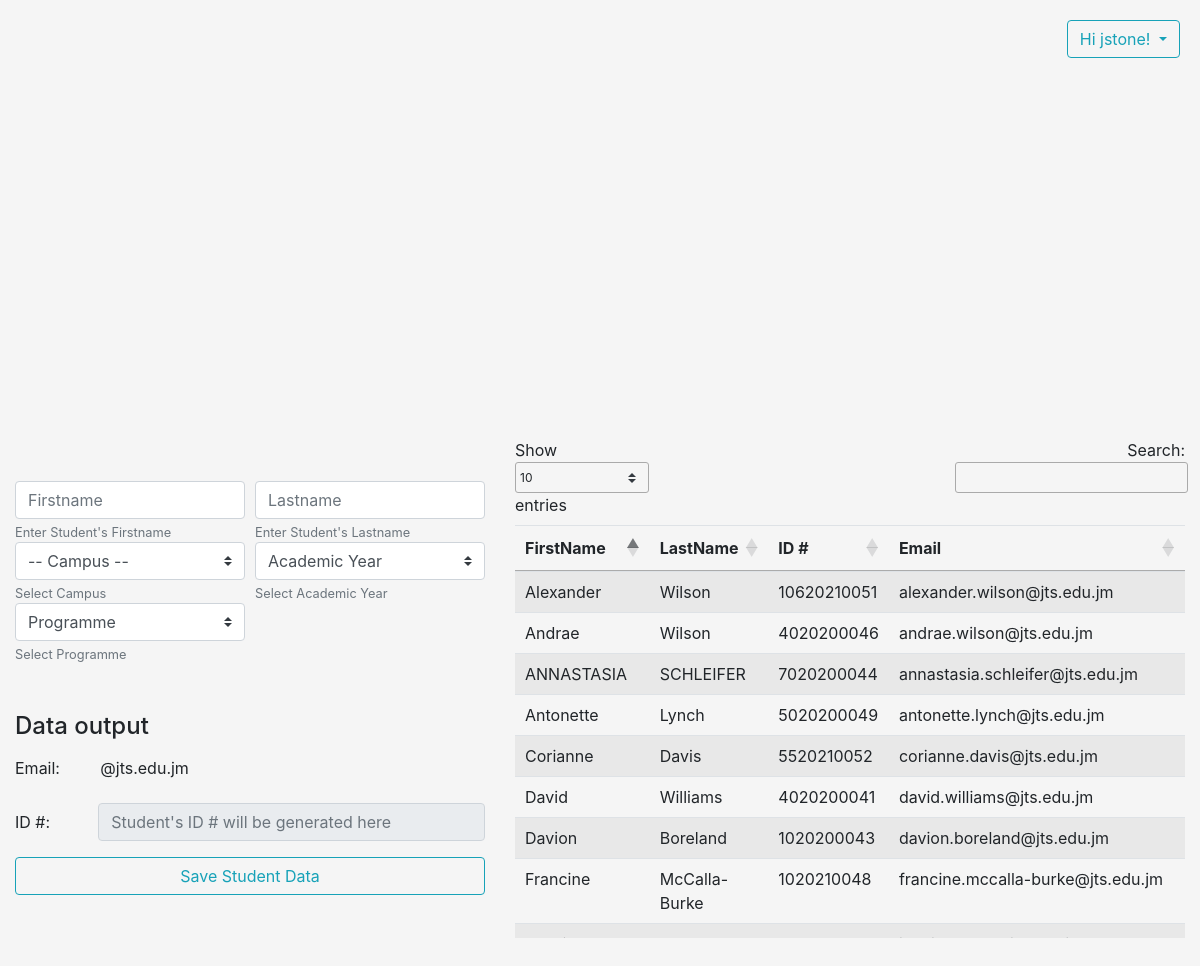
/dashboard.php (signed in), run on the app's committed database.
### tables this page shows
CREATE TABLE `s_data` (
  `id` int(8) NOT NULL,
  `student_id` varchar(16) NOT NULL,
  `firstname` varchar(32) NOT NULL,
  `lastname` varchar(64) NOT NULL,
  `programme` varchar(64) NOT NULL,
  `email` varchar(64) NOT NULL,
  `acad_year` varchar(4) NOT NULL,
  `created_by` varchar(16) NOT NULL,
  `date_created` datetime NOT NULL
);

### dashboard.php (the view, shortened to what this page needs)
<?php include ('header.php'); ?>
<?php include ('nav.php'); ?>
    <div class="container-fluid">
      <div class="row justify-content-center align-items-center">
        <div class="col-5">
          <form action="" method="post" name="genId" id="genId">
            <div class="form-row">
              <div class="col">
                <input type="text" id="fname" name="fname" autocomplete="off" class="form-control" placeholder="Firstname">
                <small id="emailHelp" class="form-text text-muted">Enter Student's Firstname</small>
              </div>
              <div class="col">
                <input type="text" id="lname" autocomplete="off" name="lname" class="form-control" placeholder="Lastname">
                <small id="emailHelp" class="form-text text-muted">Enter Student's Lastname</small>
              </div>
            </div>
            <div class="form-row">
              <div class="col-md-6">
                <select class="custom-select" name="campus" id="campus">
                  <option selected>-- Campus --</option>
                </select>
                <small id="campusHelp" class="form-text text-muted">Select Campus</small>
              </div>
              <div class="col-md-6">
                <select class="custom-select" name="acad_year" id="acad_year">
                  <option selected>Academic Year</option>
                </select>
                <small id="yearHelp" class="form-text text-muted">Select Academic Year</small>
              </div>
              <div class="col-md-6">
                <select class="custom-select" name="prog" id="prog">
                  <option selected>Programme</option>
                </select>
                <small id="programmeHelp" class="form-text text-muted">Select Programme</small>
              </div>
            </div>
            <br/>
            <br/>
            <h4> Data output </h4>
            <div class="form-group row">
              <label for="staticEmail" class="col-sm-2 col-form-label">Email:</label>
              <div class="col-sm-10">
                <input type="text" readonly class="form-control-plaintext" name="staticEmail" id="staticEmail" value="@jts.edu.jm">
              </div>
            </div>
            <div class="form-group row">
              <label for="inputPassword" class="col-sm-2 col-form-label">ID #: </label>
              <div class="col-sm-10">
                <input type="text" class="form-control" name="idNumber" id="idNumber" placeholder="Student's ID # will be generated here" readonly>
              </div>
            </div>
            <button class="btn btn-outline-info btn-block" type="submit" value="submit" name="submit">Save Student Data  </button>
          </form>
        </div>
        <?php
        if ($_SESSION['username'] == 'studreg') {
            echo '<div class="col" hidden style="overflow-y: auto">';
        } else {
          echo '<div class="col" style="overflow-y: auto">';
        }
        ?>
        <div style="height: 500px;">
          <table class="table table-striped" id="s_data">
              <thead>
                <tr>
                  <th scope="col">FirstName</th>
                  <th scope="col">LastName</th>
                  <th scope="col">ID #</th>
                  <th scope="col">Email</th>
                </tr>
              </thead>
              <tbody>
                <?php
                    try {
                      require_once('./engine/connect.php');
                      $sth = $conn->prepare("SELECT * FROM s_data ");
                      $sth->execute();
                      $result = $sth->fetchAll();
                    } catch (\Exception $e) {  }
                    if($sth->rowCount()):
                      foreach($result as $row) {
                ?>
                <tr>
                  <td><?php echo $row['firstname']; ?></td>
                  <td><?php echo $row['lastname']; ?></td>
                  <td><?php echo $row['student_id']; ?></td>
                  <td><?php echo $row['email']; ?></td>
                </tr>
              <?php }  ?>
                 <?php endif; ?>
              </tbody>
            </table>
        </div>
      </div>
    </div>
  </div>
  </body>
</html>

### header.php (shortened to what this page needs)
<!doctype html>
<html lang="en">
  <head>
    <link rel="stylesheet" href="https://stackpath.bootstrapcdn.com/bootstrap/4.1.3/css/bootstrap.min.css">
    <link href="./css/style.css" rel="stylesheet">
    <link rel="stylesheet" href="https://cdn.datatables.net/1.10.21/css/jquery.dataTables.min.css">
  </head>
  <body>

### nav.php (shortened to what this page needs)
  <div class="d-flex justify-content-end fixed-top" style="padding: 20px;">
    <div class="btn-group" role="group">
      <button id="btnGroupDrop1" type="button" class="btn btn-outline-info dropdown-toggle" data-toggle="dropdown" aria-haspopup="true" aria-expanded="true"> <?php echo "Hi " . $_SESSION['username'] . "!"; ?> </button>
  </div>
</div>

### css/style.css (style rules this page uses)
:root { --input-padding-x: .75rem; --input-padding-y: .75rem; }
html, body { height: 100%; }
body { display: -ms-flexbox; display: flex; -ms-flex-align: center; align-items: center; padding-top: 40px; padding-bottom: 40px; background-color: #f5f5f5; }

### data on the page
s_data: firstname "David", lastname "Williams", student "4020200041", email "david.williams@jts.edu.jm"
s_data: firstname "Davion", lastname "Boreland", student "1020200043", email "davion.boreland@jts.edu.jm"
s_data: firstname "ANNASTASIA", lastname "SCHLEIFER", student "7020200044", email "annastasia.schleifer@jts.edu.jm"
s_data: firstname "Andrae", lastname "Wilson", student "4020200046", email "andrae.wilson@jts.edu.jm"
s_data: firstname "Francine", lastname "McCalla-Burke", student "1020210048", email "francine.mccalla-burke@jts.edu.jm"
s_data: firstname "Antonette", lastname "Lynch", student "5020200049", email "antonette.lynch@jts.edu.jm"
s_data: firstname "Alexander", lastname "Wilson", student "10620210051", email "alexander.wilson@jts.edu.jm"
s_data: firstname "Corianne", lastname "Davis", student "5520210052", email "corianne.davis@jts.edu.jm"

### other printed values
$_SESSION['username'] "jstone"
